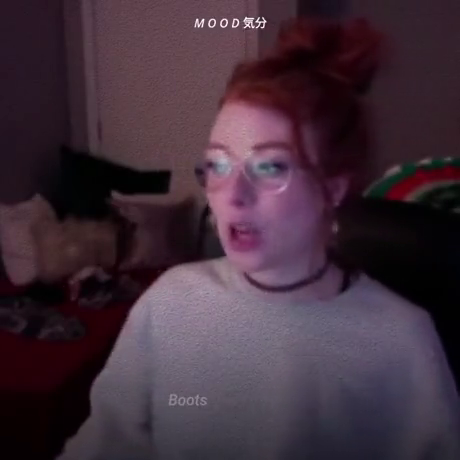
#> input picture frame 90 of vid2.mp4, 460 x 460 px
$ python readvideo.py
#> lines starting #> are read from the running program, lines starting #| are printed output that depends on the picture

import cv2 as cv

vid  = cv.VideoCapture('vid2.mp4') #replace 'vid1.mp4' with 0 i u use the webcam :)

while(True):
    ret, hotvideo = vid.read()
#> hotvideo is the input picture: shape (460, 460, 3); mean B, G, R 58.4, 46.3, 65.2
#changing the color
    changeColor = cv.cvtColor(hotvideo,cv.COLOR_BGRA2YUV_I420)
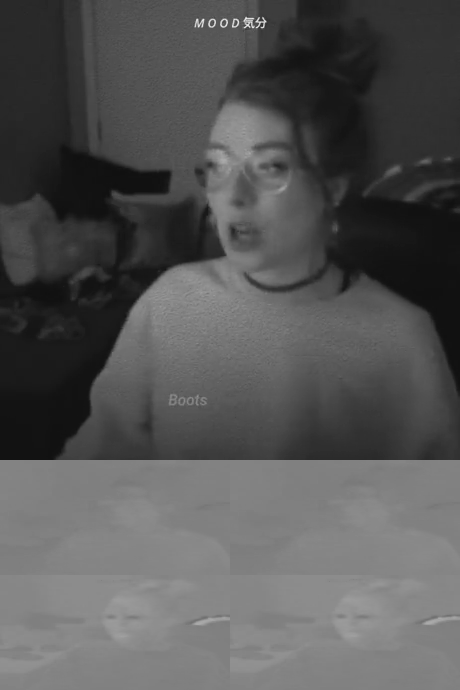
#> changeColor: shape (690, 460); min 16, max 235, mean 85.5

    cv.imshow('', changeColor) # REPLACE changeColor WITH hotvideo to see the normal one
    if cv.waitKey(1) & 0xFF == ord('q'): # when u click q in the keybord u quit
#> (key q is pressed here)
        break


#SAVING THE VIDEO

while(vid.isOpened()):
    ret , frame = vid.read()
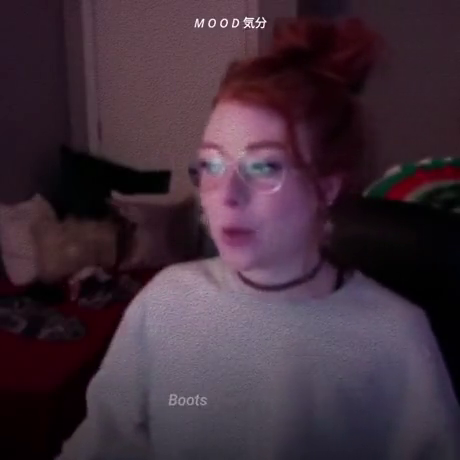
#> input picture frame 91 of vid2.mp4, 460 x 460 px
#> frame is the input picture: shape (460, 460, 3); mean B, G, R 58.3, 46.4, 64.9

    if ret == True:
#> (the run stopped early here; a loop or call above may not have finished)

$ run again, starting later in the video
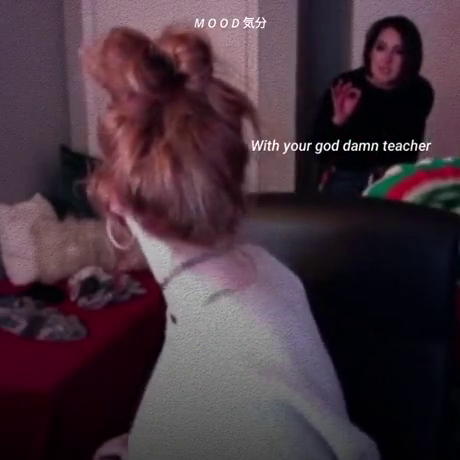
#> input picture frame 405 of vid2.mp4, 460 x 460 px
#> hotvideo is the input picture: shape (460, 460, 3); mean B, G, R 60.6, 51.1, 69.7
#> `changeColor = cv.cvtColor(hotvideo,cv.COLOR_BGRA2YUV_I420)`:
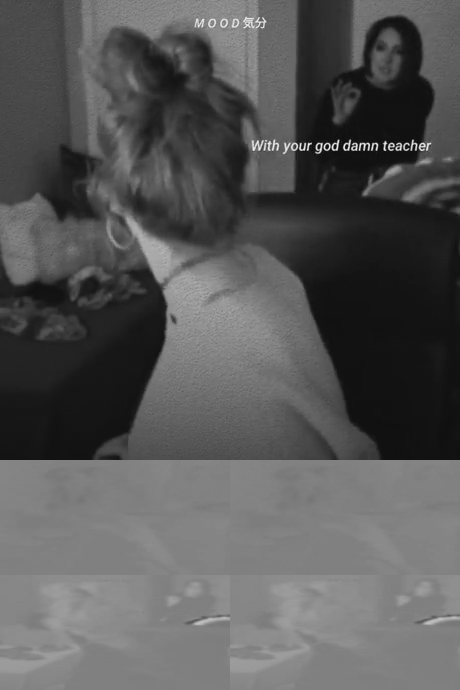
#> changeColor: shape (690, 460); min 16, max 235, mean 87.9

$ run again, starting later in the video
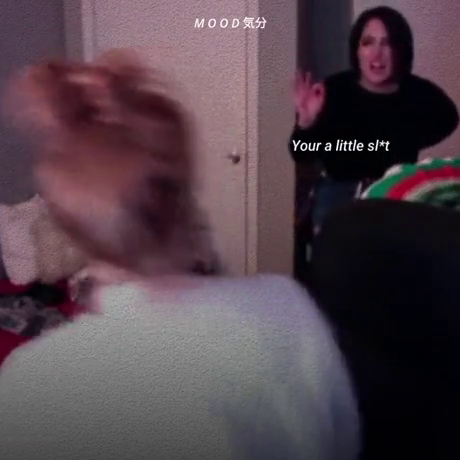
#> input picture frame 721 of vid2.mp4, 460 x 460 px
#> hotvideo is the input picture: shape (460, 460, 3); mean B, G, R 74.6, 66.1, 82.7
#> `changeColor = cv.cvtColor(hotvideo,cv.COLOR_BGRA2YUV_I420)`:
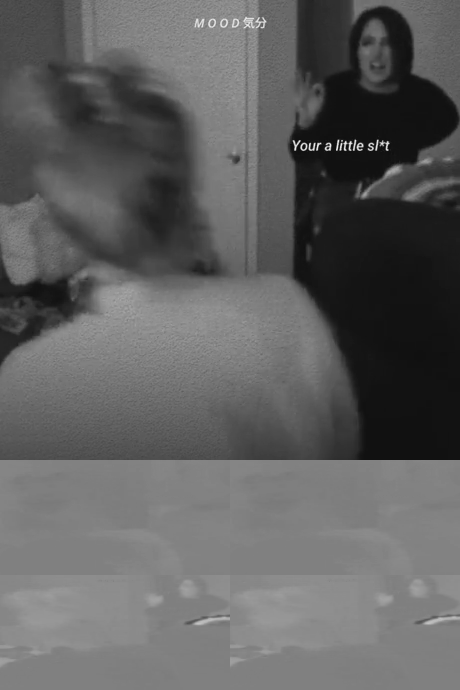
#> changeColor: shape (690, 460); min 16, max 235, mean 95.9
